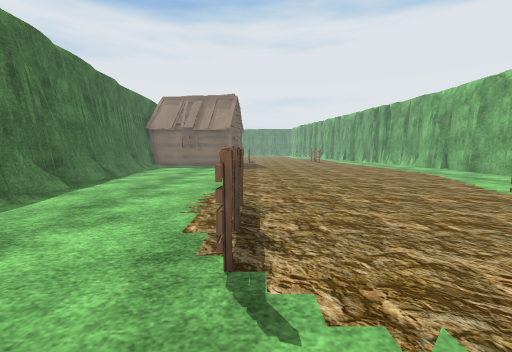
view 1 (above)

16 first-person views from a walk through a 3-D level made in the Unity game engine. The camera is 1.2 m above the floor, tilts 6° down and sees 90° across. The floor is counted in squares, 1 m on a side. Each view is taken from the middle of a square. On the plan, view 1 faces up. The plan holds only what a view shows up to about 12 squares ahead; the rest is blank. The place goes on beyond the plan. Some animated figures are not drawn. Some surface patterns are stand-ins.

view 2
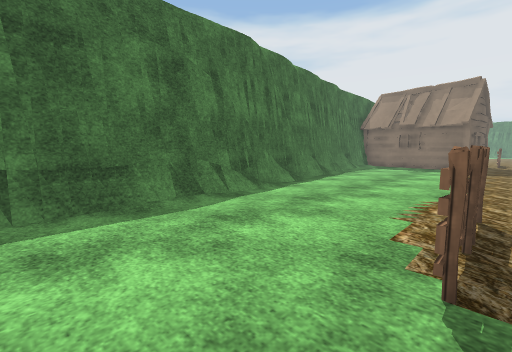

view 3
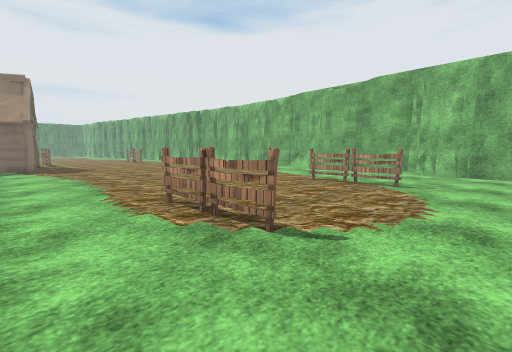

view 4
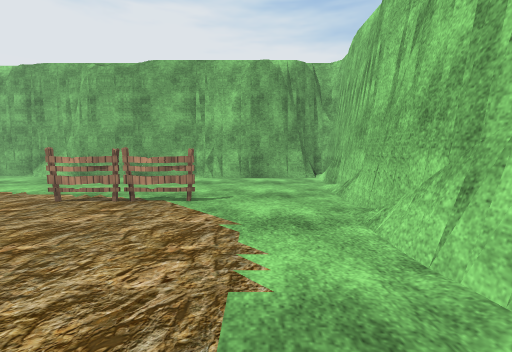

view 5
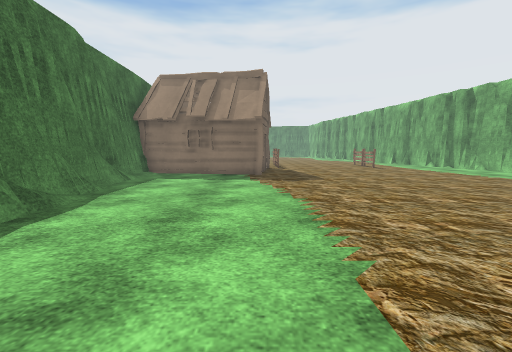

view 6
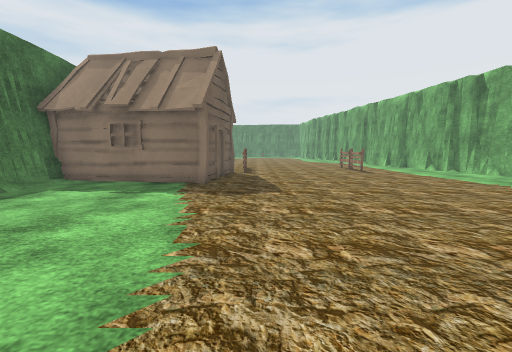

view 7
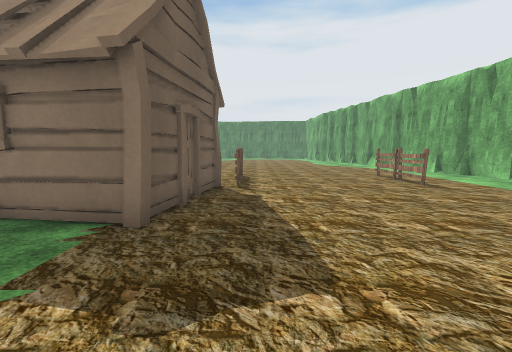

view 8
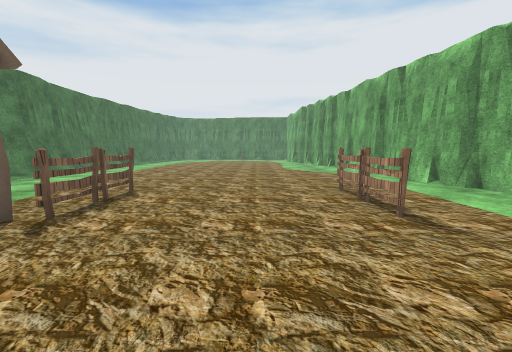

view 9
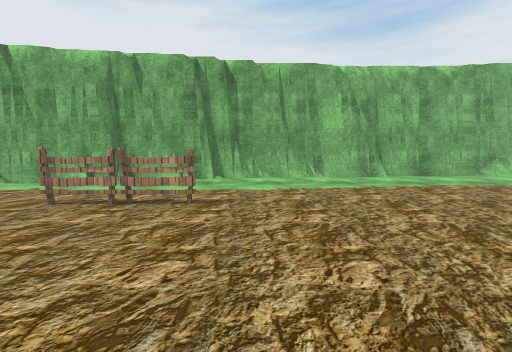

view 10
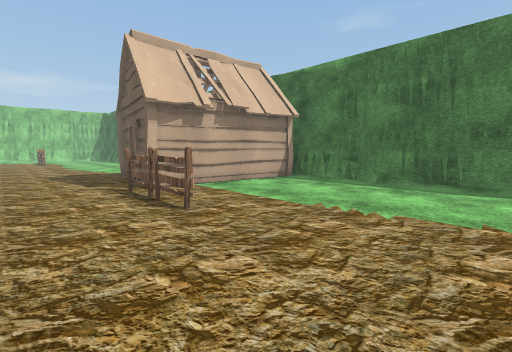

view 11
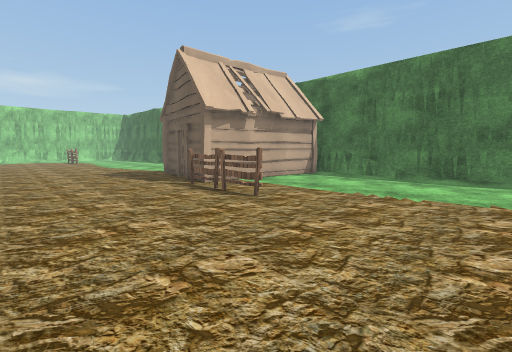

view 12
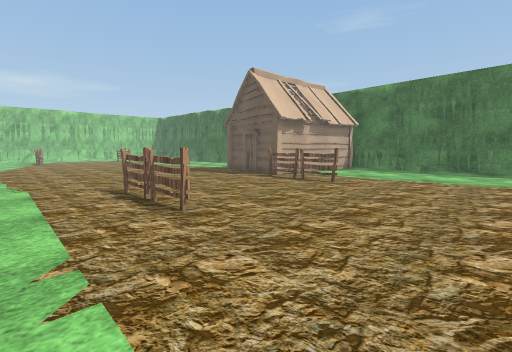

view 13
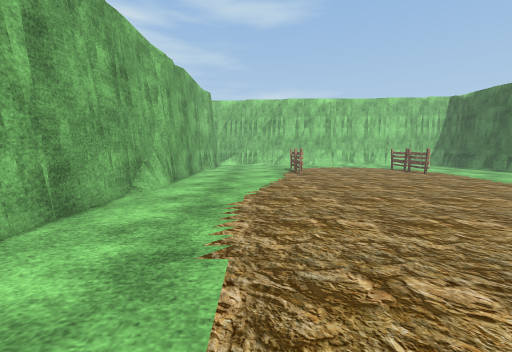

view 14
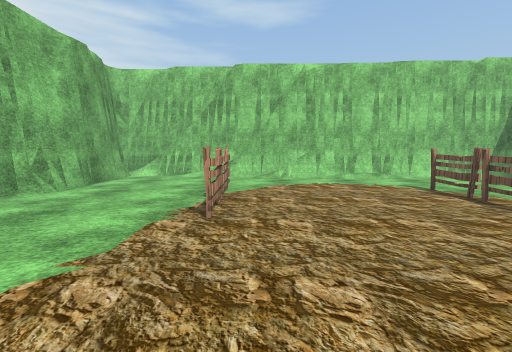

view 15
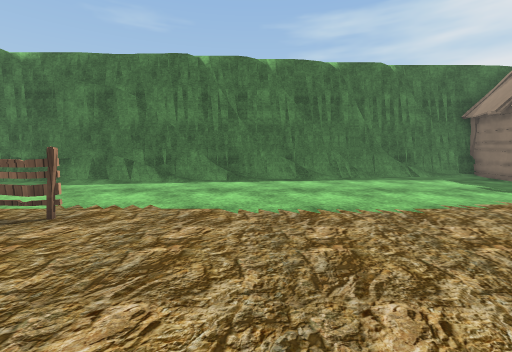

view 16
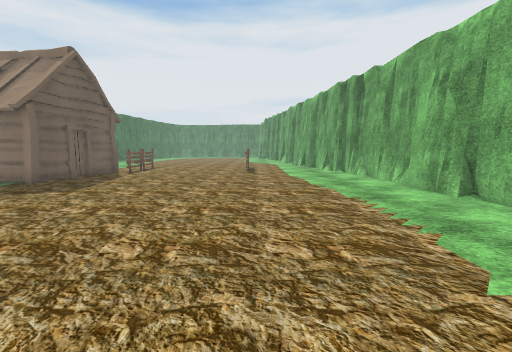

### Floor plan
Key: @ floor where view 1 was taken; # wall or solid block; . floor; = window, fence, low wall or low ledge; F fence; H hut.
Columns run from 8 left of view 1 to 12 right of it. Each row starts with its distance up from view 1.
 30 #.............. .#
 29 #................#
 28 #................##
 27 #.................#
 26 #.................#
 25 #......F......F...#
 24 #......F......F...#
 23 #HHH...F......F...##
 22  H  HHHF...........#
 21  H    H............#
 20  H    H............#
 19 #HHH  H............#
 18 #..HHHH............#
 17 #..................#
 16 ##.................##
 15 ##..................#
 14  #..................#
 13  #..................#
 12  #..................#
 11  #=.................#
 10  #=................##
  9  ##................##
  8  ##................#
  7   #................#
  6   #.....F.....F....#
  5   #.....F.....F....#
  4   #.....F.....F....#
  3   #.....F.....F....#
  2   #.....F..........#
  1   #................#
  0   #.....@..........#
 -1   ############=....#
 -2              #######

Where each view was taken, in squares from view 1:
view 1: 0 up, 0 right, facing up
view 2: 0 up, 0 right, facing up-left
view 3: 0 up, 3 left, facing up-right
view 4: 1 up, 0 right, facing right
view 5: 6 up, 2 left, facing up
view 6: 9 up, 0 right, facing up
view 7: 14 up, 0 right, facing up
view 8: 18 up, 3 right, facing up
view 9: 21 up, 0 right, facing right
view 10: 30 up, 2 right, facing down-left
view 11: 30 up, 4 right, facing down-left
view 12: 30 up, 8 right, facing down-left
view 13: 18 up, 8 right, facing down
view 14: 10 up, 5 right, facing down
view 15: 9 up, 4 right, facing left
view 16: 9 up, 6 right, facing up
